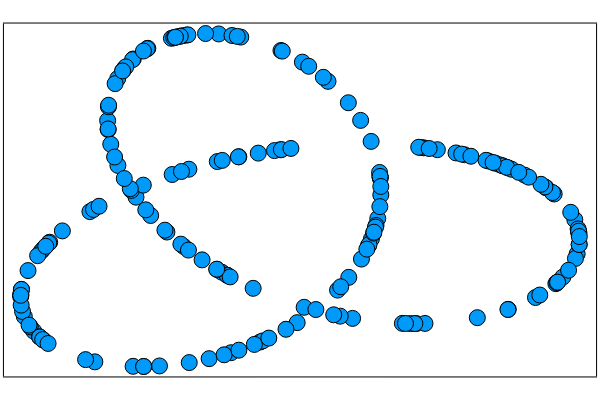

Notebook code for this chart:
### Code cell
# plot PCA
plot(X_pca[:,1], X_pca[:,2], 
    seriestype = :scatter, 
    label = "",
    framestyle = :box,
    xaxis = nothing,
    yaxis = nothing,
    markersize = 8,
    title = ""
    )

### Figure 1 — Plotly figure (JSON) as saved in the notebook; plotly's stock layout.template omitted (floating-point values rounded to 4 significant figures; data arrays with more than 128 entries replaced by an {"elided": "..."} marker saying what was removed)
{"data": [{"colorbar": {"title": ""}, "legendgroup": "", "marker": {"color": "rgba(0, 154, 250, 1.000)", "line": {"color": "rgba(0, 0, 0, 1.000)", "width": 1}, "size": 16, "symbol": "circle"}, "mode": "markers", "name": "", "showlegend": false, "type": "scatter", "x": {"elided": "200 float values"}, "xaxis": "x1", "y": {"elided": "200 float values"}, "yaxis": "y1", "zmax": null, "zmin": null}], "layout": {"annotations": [], "height": 400, "legend": {"bgcolor": "rgba(255, 255, 255, 1.000)", "bordercolor": "rgba(0, 0, 0, 1.000)", "font": {"color": "rgba(0, 0, 0, 1.000)", "family": "sans-serif", "size": 11}, "tracegroupgap": 0, "x": 1, "y": 1}, "margin": {"b": 20, "l": 0, "r": 0, "t": 20}, "paper_bgcolor": "rgba(255, 255, 255, 1.000)", "plot_bgcolor": "rgba(255, 255, 255, 1.000)", "showlegend": true, "width": 600, "xaxis": {"anchor": "y1", "domain": [0.006562, 0.9934], "gridcolor": "rgba(0, 0, 0, 0.100)", "gridwidth": 0.5, "linecolor": "rgba(0, 0, 0, 1.000)", "mirror": true, "range": [-2.705, 3.035], "showgrid": true, "showline": true, "showticklabels": true, "tickangle": 0, "tickcolor": "rgb(0, 0, 0)", "tickfont": {"color": "rgba(0, 0, 0, 1.000)", "family": "sans-serif", "size": 11}, "tickmode": "array", "ticks": "inside", "ticktext": [], "tickvals": [], "title": "", "titlefont": {"color": "rgba(0, 0, 0, 1.000)", "family": "sans-serif", "size": 15}, "type": "-", "visible": true, "zeroline": false, "zerolinecolor": "rgba(0, 0, 0, 1.000)"}, "yaxis": {"anchor": "x1", "domain": [0.009843, 0.9902], "gridcolor": "rgba(0, 0, 0, 0.100)", "gridwidth": 0.5, "linecolor": "rgba(0, 0, 0, 1.000)", "mirror": true, "range": [-2.635, 2.979], "showgrid": true, "showline": true, "showticklabels": true, "tickangle": 0, "tickcolor": "rgb(0, 0, 0)", "tickfont": {"color": "rgba(0, 0, 0, 1.000)", "family": "sans-serif", "size": 11}, "tickmode": "array", "ticks": "inside", "ticktext": [], "tickvals": [], "title": "", "titlefont": {"color": "rgba(0, 0, 0, 1.000)", "family": "sans-serif", "size": 15}, "type": "-", "visible": true, "zeroline": false, "zerolinecolor": "rgba(0, 0, 0, 1.000)"}}}
